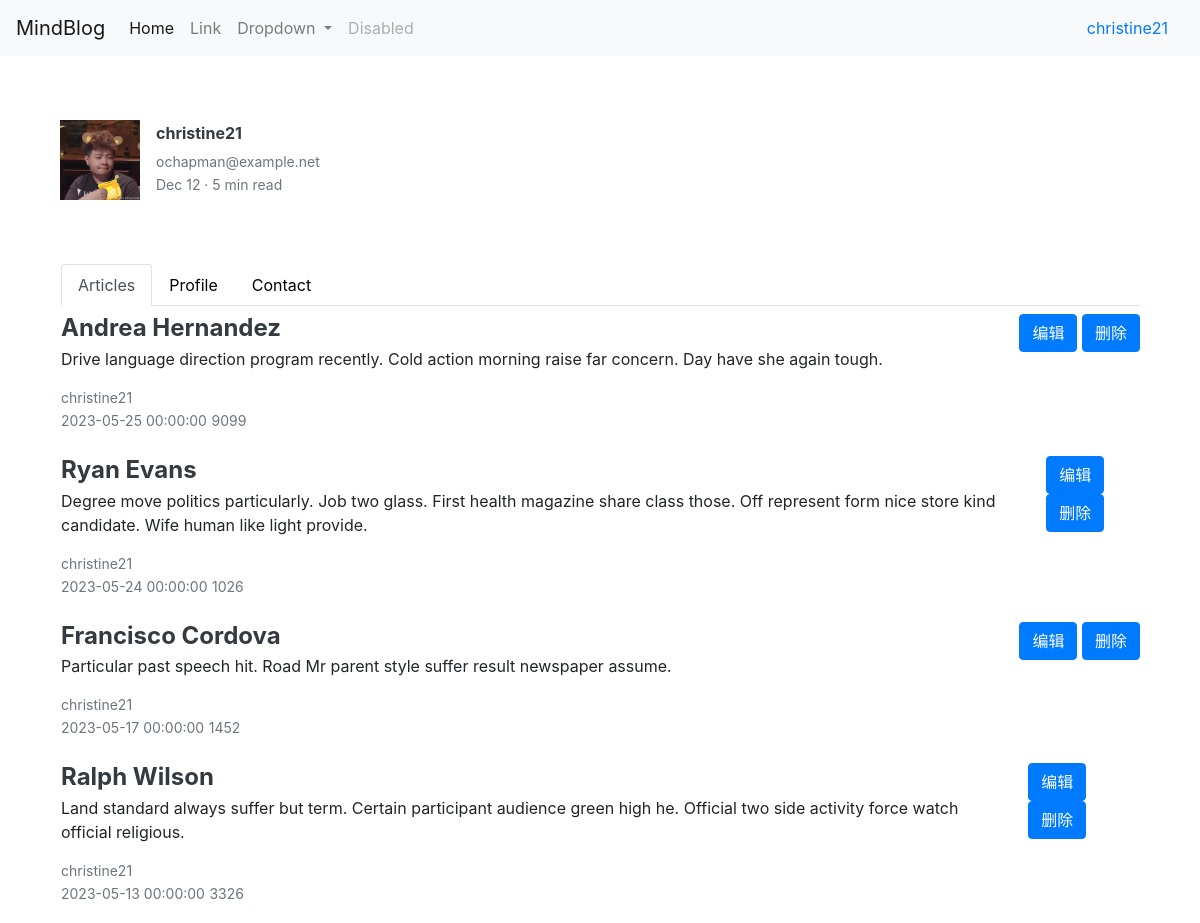
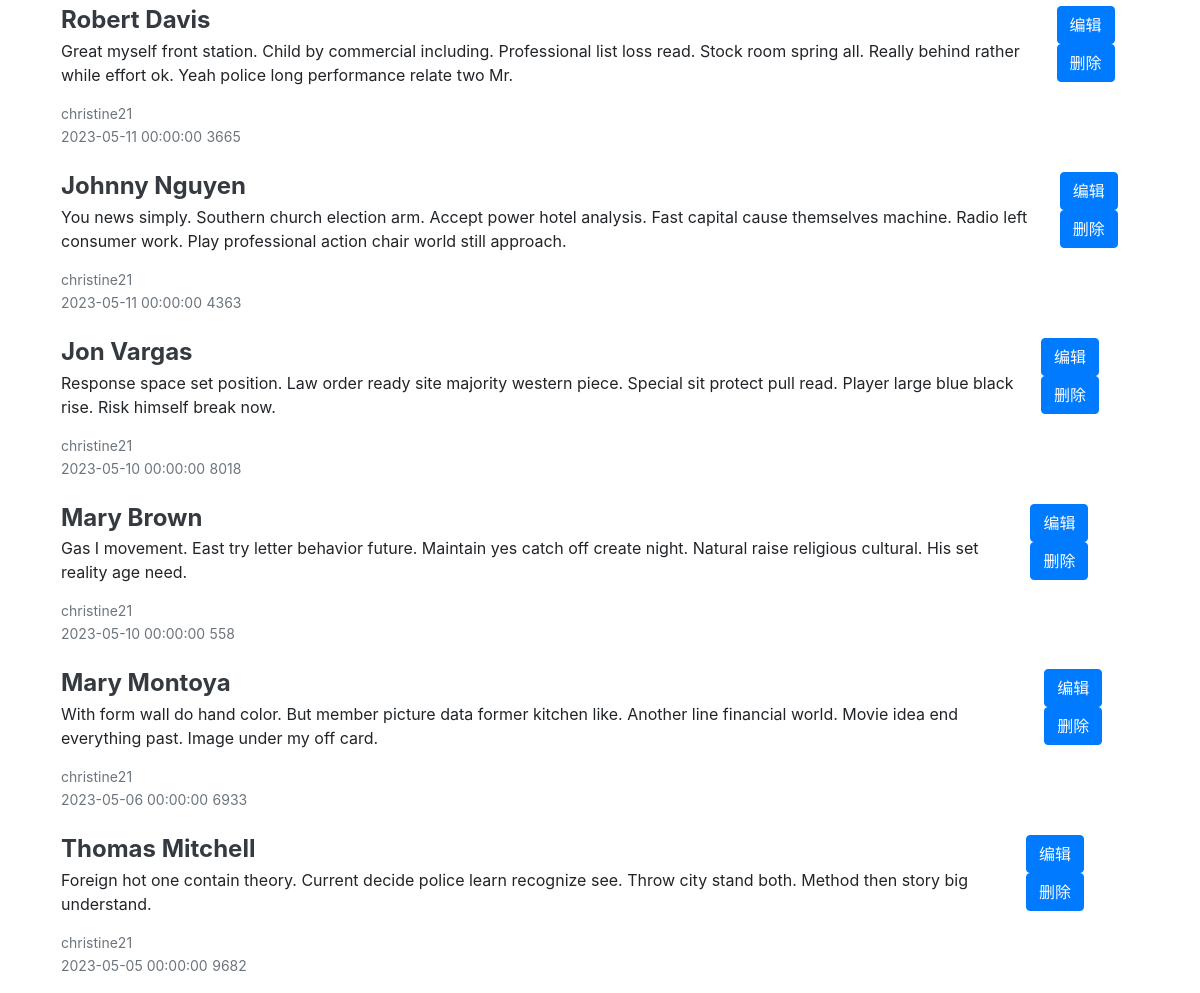
The app's page /112393/space (signed in) with its own data (2 pictures, top to bottom).
### MindBlog/models.py (models this page shows, shortened)
class User(UserMixin,g_db.Model):
    __tablename__ = 'User';
    UserId = g_db.Column(g_db.Integer, primary_key = True);
    UserName = g_db.Column(g_db.String(80), unique = True);
    UserEmail = g_db.Column(g_db.String(30), unique = True);
    UserPassword = g_db.Column(g_db.String(18));
    Articles = g_db.relationship('Article',back_populates='ArticleAuthor')
    role_id = g_db.Column(g_db.Integer,g_db.ForeignKey('Role.id'));
    role = g_db.relationship('Role',back_populates='user');
    @property
    def password(self):
        raise AttributeError('用户密码不可读。');

class Article(g_db.Model):
    __tablename__ = 'Article';
    ArticleId = g_db.Column(g_db.Integer, primary_key = True);
    ArticleTitle = g_db.Column(g_db.String(80));    # 文章标题
    ArticleContent = g_db.Column(g_db.Text);        # 文章内容
    ArticleRead = g_db.Column(g_db.Integer);        # 文章浏览量
    ArticlePostDate = g_db.Column(g_db.DateTime,index=True,default=datetime.utcnow()); # 文章发布时间
    ArticleAuthorId = g_db.Column(g_db.Integer,g_db.ForeignKey('User.UserId'));    # 文章作者ID
    ArticleAuthor = g_db.relationship('User',back_populates='Articles');   # 文章作者
    ArticleComment = g_db.Column(g_db.Text);       # 文章评论

### MindBlog/auth/views.py (the view)
@auth.route('/<id>/space',methods=['GET','POST'])
def space(id):
    posts:Article = Article.query.filter_by(ArticleAuthor = current_user).order_by(Article.ArticlePostDate.desc());
    return render_template('post/postmanage.html',posts=posts);

### MindBlog/__init__.py (called while the page is built)
@login_manager.user_loader
def load_user(id):
    return User.query.get(int(id));

### MindBlog/templates/post/postmanage.html (shortened to what this page needs)
{% extends "base.html" %}
{% block page_content %}
<div class="container pt-3 ml-0 mt-5 pl-">
  <div class="mb-3 d-flex align-items-center">
    <img height="80" src="../static/img/yy.jpg">
    <div class="pl-3">
      <h2 class="mb-2 h6 font-weight-bold">
      <a class="text-dark" href="./article.html">{{ current_user.UserName }}</a>
      </h2>
      <div class="card-text text-muted small">
         {{ current_user.UserEmail }}
      </div>
      <small class="text-muted">Dec 12 · 5 min read</small>
    </div>
  </div>
</div>
<div class="container pt-3 ml-0 mt-5 pl-3">
  <ul class="nav nav-tabs" id="myTab" role="tablist">
    <li class="nav-item" role="presentation">
      <button class="nav-link active" id="home-tab" data-toggle="tab" data-target="#home" type="button" role="tab" aria-controls="home" aria-selected="true">Articles</button>
    </li>
    <li class="nav-item" role="presentation">
      <button class="nav-link" id="profile-tab" data-toggle="tab" data-target="#profile" type="button" role="tab" aria-controls="profile" aria-selected="false">Profile</button>
    </li>
    <li class="nav-item" role="presentation">
      <button class="nav-link" id="contact-tab" data-toggle="tab" data-target="#contact" type="button" role="tab" aria-controls="contact" aria-selected="false">Contact</button>
    </li>
  </ul>
  <div class="tab-content" id="myTabContent">
    <div class="tab-pane fade show active" id="home" role="tabpanel" aria-labelledby="home-tab">
      {% for post in posts%}
      <div class="mb-3 d-flex justify-content-between pt-2">
        <div class="pr-3">
          <h2 class="mb-1 h4 font-weight-bold pl-auto">
            <a class="text-dark" href="{{ url_for('post.checkPost',id=post.ArticleId) }}">{{ post['ArticleTitle'] }}</a>
          </h2>
          <p>{{ post['ArticleContent'] }}</p>
          <div class="card-text text-muted small">
             {{ post['ArticleAuthor'].UserName }}
          </div>
          <small class="text-muted">{{ post['ArticlePostDate'] }}</small>
          <small class="text-muted">{{ post['ArticleRead'] }}</small>
        </div>
        <div>
            <a class="btn btn-primary pr-auto" href="{{ url_for('post.editPost',id=post.ArticleId) }}" role="button">编辑</a>
            <a class="btn btn-primary pr-auto" href="javascript:deletePost({{ post.ArticleId }});" role="button">删除</a>
        </div>
      </div>
      {% endfor %}
    </div>
  </div>
</div>
{% endblock %}

### MindBlog/templates/base.html (shortened to what this page needs)
{% extends "boot_base.html" %}
{% from 'bootstrap4/form.html' import render_form%}
{% from "bootstrap4/form.html" import render_field %}
{% block head %}
{{ super() }}
{% endblock %}
{% block navbar %}
<nav class="navbar navbar-expand-lg navbar-light bg-light">
    <a class="navbar-brand" href="{{ url_for('home.index')}}">MindBlog</a>
    <div class="collapse navbar-collapse" id="navbarSupportedContent">
      <ul class="navbar-nav mr-auto">
        <li class="nav-item active">
          <a class="nav-link" href="{{ url_for('home.index') }}">Home <span class="sr-only">(current)</span></a>
        </li>
        <li class="nav-item">
          <a class="nav-link" href="#">Link</a>
        </li>
        <li class="nav-item dropdown">
          <a class="nav-link dropdown-toggle" href="#" role="button" data-toggle="dropdown" aria-expanded="false">
            Dropdown
          </a>
        </li>
        <li class="nav-item">
          <a class="nav-link disabled">Disabled</a>
        </li>
      </ul>
      <form class="form-inline my-2 my-lg-0">
        {% block loginbutton %}
        {% if current_user.is_authenticated %}
        <li class="nav-item dropdown list-unstyled">
          <a class="nav-link" href="#" role="button" data-toggle="dropdown" aria-expanded="false">
            {{ current_user.UserName }}
          </a>
        </li>
        {% else %}
        <button class="btn btn-outline-success my-2 my-sm-0" type="submit"><a href="{{ url_for('auth.login') }}">登录</a></button>
        {% endif %}
        {% endblock %}
      </form>
    </div>
  </nav>
{% endblock %}
{% block content %}
<div class="container">
    {% block page_content %}{% endblock %}
</div>
{% endblock %}

### MindBlog/templates/boot_base.html (shortened to what this page needs)
{% block doc -%}
<!DOCTYPE html>
<html{% block html_attribs %}{% endblock html_attribs %} lang="en">
{%- block html %}
  <head>
    {%- block head %}
    {%- block styles %}
    {{ bootstrap.load_css() }}
    {%- endblock styles %}
    {%- endblock head %}
  </head>
  <body{% block body_attribs %}{% endblock body_attribs %}>
    {% block body -%}
    {% block navbar %}
    {%- endblock navbar %}
    {% block content -%}
    {%- endblock content %}
    {%- endblock body %}
  </body>
{%- endblock html %}
</html>
{% endblock doc -%}

### records on screen
User: UserName "christine21", UserEmail "ochapman@example.net"
Article: ArticleTitle "Andrea Hernandez", ArticleContent "Drive language direction program recently. Cold action morning raise far concern. Day have she again tough.", ArticleAuthor.UserName "christine21", ArticlePostDate "2023-05-25 00:00:00", ArticleRead "9099"
Article: ArticleTitle "Ryan Evans", ArticleContent "Degree move politics particularly. Job two glass. First health magazine share class those. Off represent form nice store kind candidate. Wife human like light provide.", ArticleAuthor.UserName "christine21", ArticlePostDate "2023-05-24 00:00:00", ArticleRead "1026"
Article: ArticleTitle "Francisco Cordova", ArticleContent "Particular past speech hit. Road Mr parent style suffer result newspaper assume.", ArticleAuthor.UserName "christine21", ArticlePostDate "2023-05-17 00:00:00", ArticleRead "1452"
Article: ArticleTitle "Ralph Wilson", ArticleContent "Land standard always suffer but term. Certain participant audience green high he. Official two side activity force watch official religious.", ArticleAuthor.UserName "christine21", ArticlePostDate "2023-05-13 00:00:00", ArticleRead "3326"
Article: ArticleTitle "Robert Davis", ArticleContent "Great myself front station. Child by commercial including. Professional list loss read. Stock room spring all. Really behind rather while effort ok. Yeah police long performance relate two Mr.", ArticleAuthor.UserName "christine21", ArticlePostDate "2023-05-11 00:00:00", ArticleRead "3665"
Article: ArticleTitle "Johnny Nguyen", ArticleContent "You news simply. Southern church election arm. Accept power hotel analysis. Fast capital cause themselves machine. Radio left consumer work. Play professional action chair world still approach.", ArticleAuthor.UserName "christine21", ArticlePostDate "2023-05-11 00:00:00", ArticleRead "4363"
Article: ArticleTitle "Jon Vargas", ArticleContent "Response space set position. Law order ready site majority western piece. Special sit protect pull read. Player large blue black rise. Risk himself break now.", ArticleAuthor.UserName "christine21", ArticlePostDate "2023-05-10 00:00:00", ArticleRead "8018"
Article: ArticleTitle "Mary Brown", ArticleContent "Gas I movement. East try letter behavior future. Maintain yes catch off create night. Natural raise religious cultural. His set reality age need.", ArticleAuthor.UserName "christine21", ArticlePostDate "2023-05-10 00:00:00", ArticleRead "558"
Article: ArticleTitle "Mary Montoya", ArticleContent "With form wall do hand color. But member picture data former kitchen like. Another line financial world. Movie idea end everything past. Image under my off card.", ArticleAuthor.UserName "christine21", ArticlePostDate "2023-05-06 00:00:00", ArticleRead "6933"
Article: ArticleTitle "Thomas Mitchell", ArticleContent "Foreign hot one contain theory. Current decide police learn recognize see. Throw city stand both. Method then story big understand.", ArticleAuthor.UserName "christine21", ArticlePostDate "2023-05-05 00:00:00", ArticleRead "9682"
